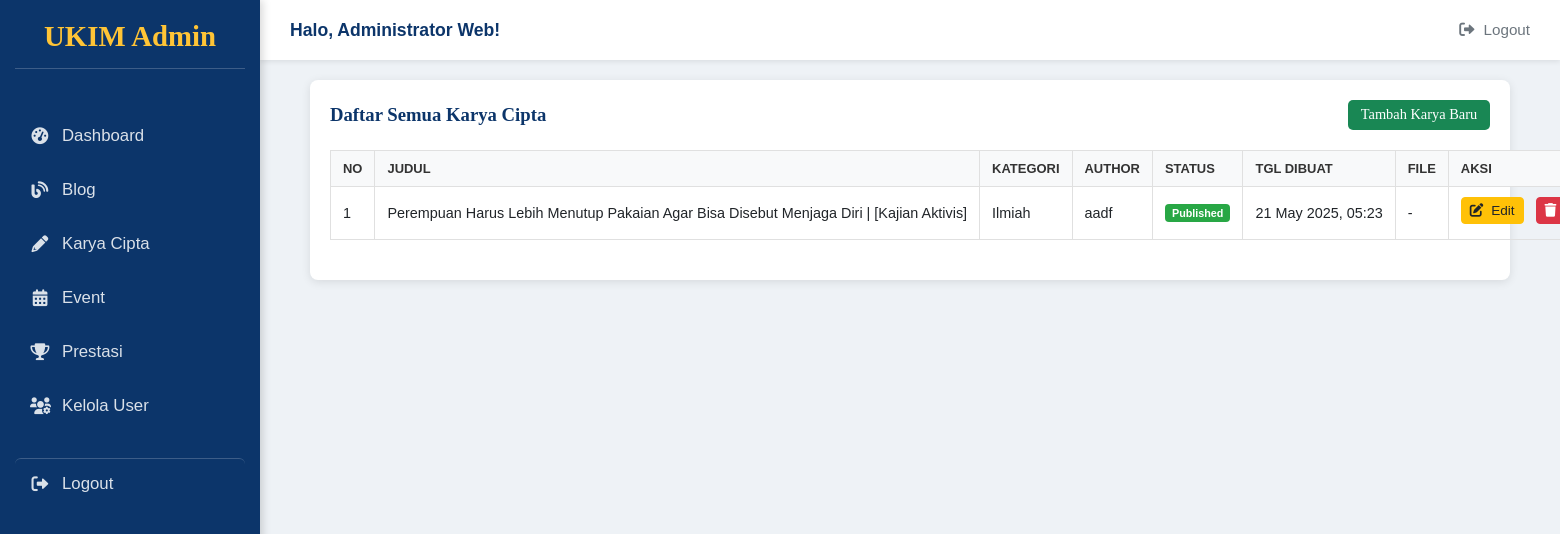
Page /admin/karya.php?status=invalid_id (signed in) on the committed database.
### tables this page shows
CREATE TABLE `karya_cipta` (
  `id_karya` int UNSIGNED NOT NULL,
  `id_category` int UNSIGNED NOT NULL,
  `user_id` int UNSIGNED DEFAULT NULL,
  `judul` varchar(255) NOT NULL,
  `slug` varchar(270) NOT NULL,
  `isi` longtext NOT NULL,
  `file_pendukung` varchar(255) DEFAULT NULL,
  `status` enum('published','pending','rejected') NOT NULL DEFAULT 'pending',
  `created_at` timestamp NULL DEFAULT CURRENT_TIMESTAMP,
  `updated_at` timestamp NULL DEFAULT CURRENT_TIMESTAMP ON UPDATE CURRENT_TIMESTAMP
);

CREATE TABLE `karya_categories` (
  `id_category` int UNSIGNED NOT NULL,
  `nama_category` varchar(50) NOT NULL,
  `created_at` timestamp NULL DEFAULT CURRENT_TIMESTAMP,
  `updated_at` timestamp NULL DEFAULT CURRENT_TIMESTAMP ON UPDATE CURRENT_TIMESTAMP
);

CREATE TABLE `users` (
  `id_user` int UNSIGNED NOT NULL,
  `nama_lengkap` varchar(100) NOT NULL,
  `nim` varchar(20) DEFAULT NULL,
  `jurusan` varchar(100) DEFAULT NULL,
  `angkatan` year DEFAULT NULL,
  `email` varchar(100) NOT NULL,
  `no_telepon` varchar(20) DEFAULT NULL,
  `username` varchar(50) NOT NULL,
  `password` varchar(255) NOT NULL,
  `role` enum('admin','pengurus','anggota','demisioner','alumni') NOT NULL DEFAULT 'anggota',
  `status_keanggotaan` enum('aktif','pasif','alumni') NOT NULL DEFAULT 'aktif',
  `foto_profil` varchar(255) DEFAULT NULL,
  `created_at` timestamp NULL DEFAULT CURRENT_TIMESTAMP,
  `updated_at` timestamp NULL DEFAULT CURRENT_TIMESTAMP ON UPDATE CURRENT_TIMESTAMP
);

### conn/controller.php (called while the page is built, shortened)
<?php
include('koneksi.php');
function get_all_karya($limit = null, $offset = 0) {
     global $conn;
    $sql = "SELECT k.*, kc.nama_category, u.nama_lengkap as author_name
            FROM karya_cipta k
            LEFT JOIN karya_categories kc ON k.id_category = kc.id_category
            LEFT JOIN users u ON k.user_id = u.id_user
            ORDER BY k.created_at DESC";
    if ($limit !== null && is_numeric($limit)) {
        $sql .= " LIMIT ? OFFSET ?";
        $stmt = mysqli_prepare($conn, $sql);
        mysqli_stmt_bind_param($stmt, "ii", $limit, $offset);
    } else {
         $stmt = mysqli_prepare($conn, $sql);
    }
    mysqli_stmt_execute($stmt);
    $result = mysqli_stmt_get_result($stmt);
    $karyas = mysqli_fetch_all($result, MYSQLI_ASSOC);
    return $karyas;
}
?>

### admin/karya.php (the view, shortened to what this page needs)
<?php
require_once('../conn/controller.php');
$karyas = get_all_karya();
include('./layout/header-admin.php');
?>
<!DOCTYPE html>
<html lang="id">
<head>
</head>
<body>
    <div class="admin-content-container">
        <h3>
            Daftar Semua Karya Cipta
            <a href="karya-add.php" class="btn btn-sm btn-success">Tambah Karya Baru</a>
        </h3>
        <?php if ($karyas && count($karyas) > 0): ?>
            <table class="data-table">
                <thead>
                    <tr>
                        <th>No</th>
                        <th>Judul</th>
                        <th>Kategori</th>
                        <th>Author</th>
                        <th>Status</th>
                        <th>Tgl Dibuat</th>
                        <th>File</th>
                        <th>Aksi</th>
                    </tr>
                </thead>
                <tbody>
                     <?php $nomor = 1; ?>
                    <?php foreach ($karyas as $karya): ?>
                        <tr>
                            <td><?php echo $nomor++; ?></td>
                            <td><?php echo htmlspecialchars($karya['judul']); ?></td>
                            <td><?php echo htmlspecialchars($karya['nama_category'] ?? 'N/A'); ?></td>
                            <td><?php echo htmlspecialchars($karya['author_name'] ?? 'N/A'); ?></td>
                            <td><span class="badge bg-<?php
                                    switch ($karya['status']) {
                                        case 'published': echo 'success'; break;
                                    }
                                ?>">
                                <?php echo htmlspecialchars(ucfirst($karya['status'])); ?>
                                </span>
                            </td>
                            <td><?php echo htmlspecialchars(date('d M Y, H:i', strtotime($karya['created_at']))); ?></td>
                            <td>
                                <?php if (!empty($karya['file_pendukung'])): ?>
                                    <a href="../<?php echo htmlspecialchars($karya['file_pendukung']); ?>" target="_blank" class="btn btn-sm btn-outline-info">
                                        <i class="fas fa-download"></i> <?php echo basename(htmlspecialchars($karya['file_pendukung'])); ?>
                                    </a>
                                <?php else: ?>
                                    -
                                <?php endif; ?>
                            </td>
                            <td class="action-buttons">
                                <a href="karya-edit.php?id=<?php echo htmlspecialchars($karya['id_karya']); ?>" class="edit-btn">
                                    <i class="fas fa-edit"></i> Edit
                                </a>
                                <a href="../conn/controller.php?action=delete&type=karya&id=<?php echo htmlspecialchars($karya['id_karya']); ?>"
                                   class="delete-btn"
                                   onclick="return confirm('Yakin hapus karya: \'<?php echo htmlspecialchars(addslashes($karya['judul'])); ?>\'?')">
                                    <i class="fas fa-trash"></i> Delete
                                </a>
                            </td>
                        </tr>
                    <?php endforeach; ?>
                </tbody>
            </table>
        <?php else: ?>
             <div class="alert alert-info">Belum ada karya yang ditambahkan.</div>
        <?php endif; ?>
    </div>
</body>
</html>

### admin/style/admin.css (style rules this page uses)
:root { --primary-color: #FFC436; --secondary-color: #0C356A; --accent-color: #0d6efd; --light-color: #f8f9fa; --dark-color: #212529; --grey-color: #6c757d; --border-color: #dee2e6; --white-color: #FFFFFF; --success-color: #198754; --danger-color: #dc3545; --warning-color: #ffc107; --info-color: #0dcaf0; --main-font: 'Montserrat', sans-serif; --heading-font: 'Lora', serif; --sidebar-width: 260px; --top-nav-height: 60px; }
* { margin: 0; padding: 0; box-sizing: border-box; }
body { font-family: var(--main-font); background-color: var(--light-color); display: flex; color: var(--dark-color); font-size: 16px; }
.btn { display: inline-block; padding: 10px 20px; border: none; border-radius: 5px; cursor: pointer; text-decoration: none; font-weight: 500; font-size: 0.95em; transition: background-color 0.2s ease, color 0.2s ease, transform 0.1s ease, box-shadow 0.2s ease; text-align: center; }
.btn-success { background-color: var(--success-color); color: var(--white-color); }
.data-table { width: 100%; border-collapse: collapse; white-space: nowrap; }
.data-table th, .data-table td { padding: 12px 15px; text-align: left; border-bottom: 1px solid var(--border-color); vertical-align: middle; }
.data-table th { background-color: var(--light-color); color: var(--dark-color); font-weight: 600; font-size: 0.9em; text-transform: uppercase; border-top: 1px solid var(--border-color); }
.action-buttons a, .action-buttons button { margin-right: 5px; margin-bottom: 5px; padding: 6px 10px; font-size: 0.85em; }
.action-buttons a i, .action-buttons button i { margin-right: 4px; }

### admin/karya.php (style rules this page uses)
.admin-content-container { max-width: 1200px; margin: 20px auto; padding: 20px; background: #fff; border-radius: 8px; box-shadow: 0 2px 10px rgba(0,0,0,0.1); }
.admin-content-container h3 { display: flex; justify-content: space-between; align-items: center; margin-bottom: 20px; font-family: 'Lora', serif; color: #0C356A; }
.data-table { width: 100%; border-collapse: collapse; margin-bottom: 20px; font-size: 0.9rem; }
.data-table th, .data-table td { border: 1px solid #e0e0e0; padding: 10px 12px; text-align: left; vertical-align: middle; }
.data-table thead th { background-color: #f8f9fa; font-weight: 600; color: #333; }
.action-buttons a { margin-right: 8px; text-decoration: none; padding: 5px 8px; border-radius: 4px; font-size: 0.85rem; display: inline-block; margin-bottom: 5px; }
.edit-btn { background-color: #ffc107; color: #212529; border: 1px solid #ffc107; }
.delete-btn { background-color: #dc3545; color: white; border: 1px solid #dc3545; }
.btn-sm { font-size: 0.9rem; padding: 0.4rem 0.8rem; }
.badge { display: inline-block; padding: .35em .65em; font-size: .75em; font-weight: 700; line-height: 1; color: #fff; text-align: center; white-space: nowrap; vertical-align: baseline; border-radius: .25rem; }
.bg-success { background-color: #28a745!important; }

### rows in the picture
karya_cipta: judul "Perempuan Harus Lebih Menutup Pakaian Agar Bisa Disebut Menjaga Diri | [Kajian Aktivis]", id_category.nama_category "Ilmiah", user.nama_lengkap "aadf", status "Published", created_at "21 May 2025, 05:23"

### other values in the picture
$nama_user "Administrator Web"
